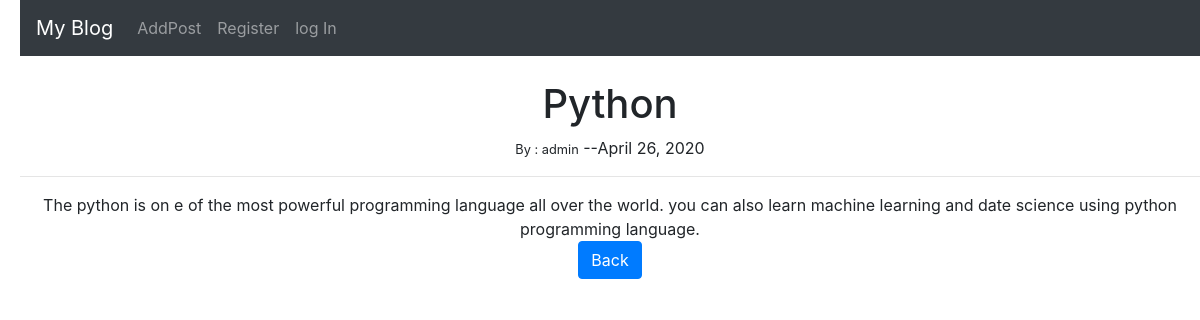
Page /article/6 on the committed database.
### theblog/models.py (models this page shows, shortened)
class Post (models.Model):
    title = models.CharField(max_length=200)
    title_tag = models.CharField(max_length=200)
    author =models.ForeignKey(User,on_delete=models.CASCADE)
    body =models.TextField()
    post_date =models.DateField(auto_now_add=True)

### theblog/views.py (the view)
# urls.py: path('article/<int:pk>',ArticleDetailView.as_view(),name='article-detail'),
class ArticleDetailView(DetailView):
    model = Post
    template_name = 'theblog/article_details.html'

### theblog/templates/theblog/article_details.html (shortened to what this page needs)
{% extends 'theblog/base.html' %}
{% block content %}
<h1> {{ post.title }}</h1>
<small> By : {{ post.author.username}}</small>
--{{ post.post_date }}
<hr>
{{ post.body }}
<br>
<a href="{% url 'home' %}" class="btn btn-primary">Back</a>
{% endblock content %}

### theblog/templates/theblog/base.html (style rules this page uses)
body { margin-left: 20px; }

### rows in the picture
Post: title "Python", author.username "admin", post_date "April 26, 2020", body "The python is on e of the most powerful programming language all over the world. you can also learn machine learning and date science using python programming language."
